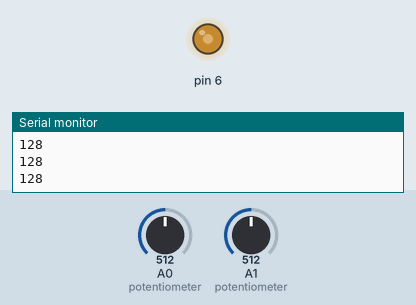
The sketch below on a simulated Arduino Uno, built with avr-gcc and run on an emulated ATmega328P. Parts: output pins drawn as LEDs (lit = HIGH), the last lines printed to the serial monitor. The inputs (shaded band) are chosen by the test bench; at power-on: A0 (potentiometer) = 512, A1 (potentiometer) = 512.

Above: at 1.2 s.
1.3 s: A0 (potentiometer) set to 716
At 2.4 s:
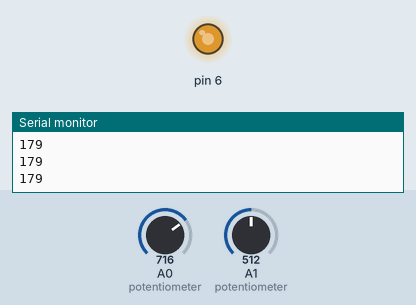
2.8 s: A0 (potentiometer) set to 900
At 3.7 s:
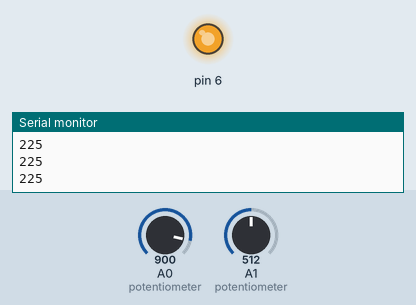
4.3 s: A0 (potentiometer) set to 122
At 4.7 s:
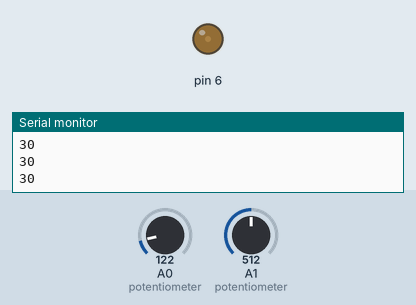
5.8 s: A0 (potentiometer) set to 0
At 7.0 s:
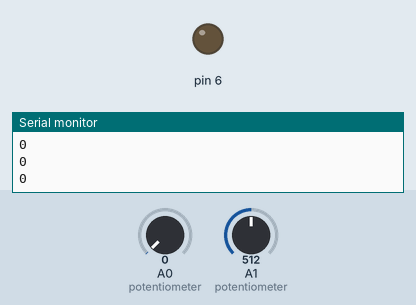
Timing chart, 0 to 8.3 s (numbered marks = the images above; inputs shaded):
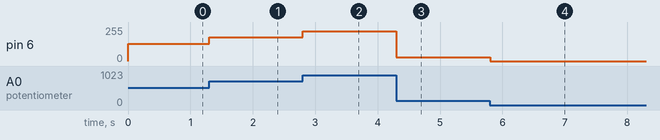

The sketch:

sketch.ino
```cpp
// the setup routine runs once when you press reset:
void setup() {
  // initialize serial communication at 9600 bits per second:
  Serial.begin(9600);

}

// the loop routine runs over and over again forever:
void loop() {
  // read the input on analog pin 0:
  int knobValue1 = analogRead(A0);
  int knobValue2 = analogRead(A1);
   // print out the value you read:
  analogWrite(6, knobValue1/4);
  Serial.println(knobValue1/4);
}
```

Measured:
- after the input at 1.3 s, pin 6: 128/255 → 179/255 at once
- after the input at 2.8 s, pin 6: 179/255 → 225/255 at once
- after the input at 4.3 s, pin 6: 225/255 → 30/255 at once
- after the input at 5.8 s, pin 6: 30/255 → 0/255 at once
